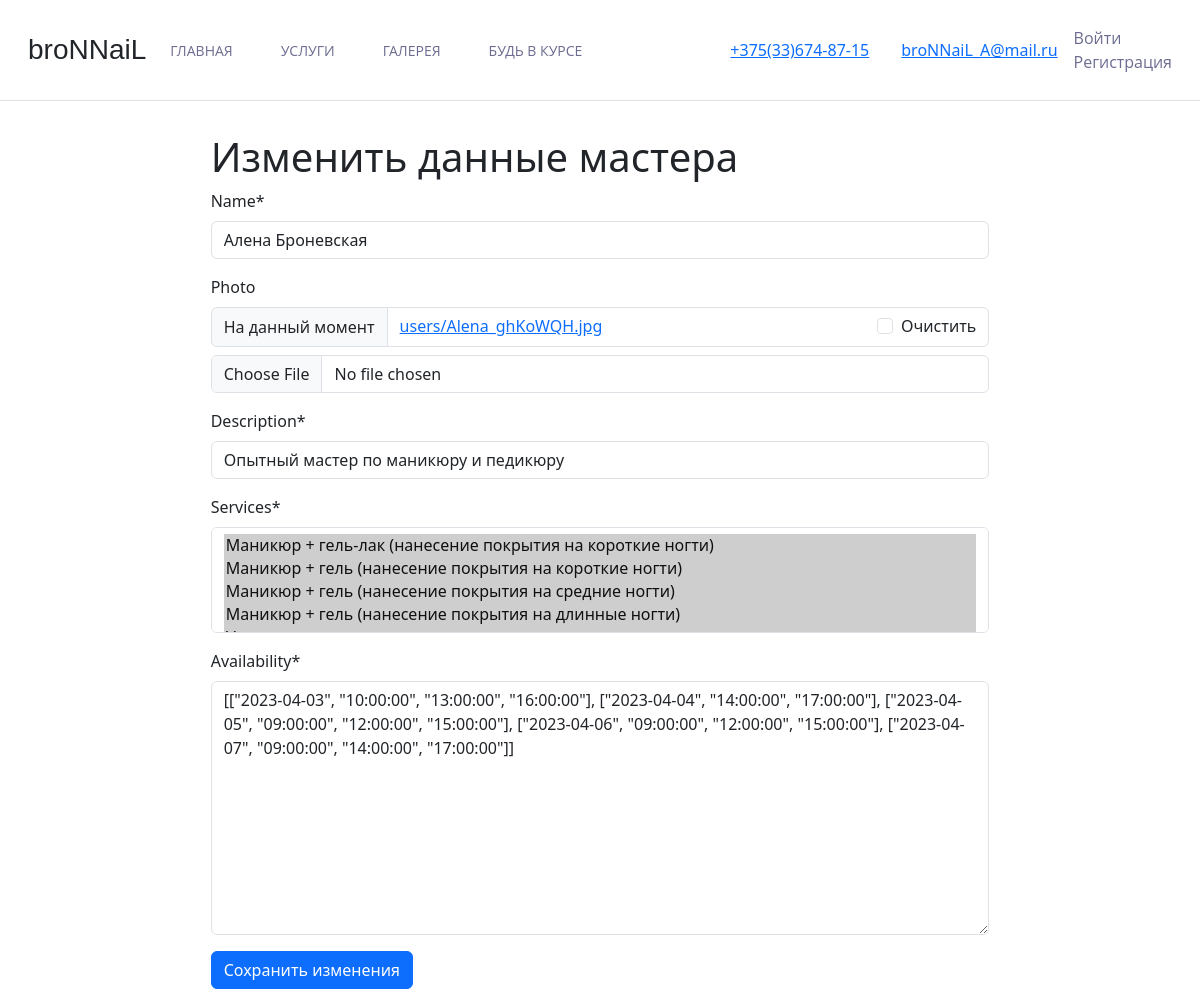
Page /appointments/services/1/masters/2/update/ on the committed database.
### appointments/models.py (models this page shows, shortened)
class Master(models.Model):
    name = models.CharField(max_length=150)
    photo = models.ImageField(upload_to='users/', default='users/profile_placeholder.jpg', blank=True)
    user = models.ForeignKey('accounts.CustomUser', on_delete=models.CASCADE)
    services = models.ManyToManyField(Service)
    availability = models.JSONField(default=list)
    description = models.CharField(max_length=255, default='Мастер по маникюру и педикюру')
    schedule = models.FileField(upload_to='schedules/', blank=True)

class Service(models.Model):
    name = models.CharField(max_length=150)
    price = models.IntegerField()
    duration = models.DurationField(default=0)
    def __str__(self):
        return self.name

### appointments/views.py (the view, shortened to what this page needs)
# urls.py: path('services/<int:service_id>/masters/<int:pk>/update/', MasterUpdateView.as_view(), name='master_update'),
class MasterUpdateView(UpdateView):
    model = Master
    form_class = MasterForm
    template_name = 'master_update.html'
    success_url = reverse_lazy('master_list')
    def get_object(self):
        return get_object_or_404(Master, pk=self.kwargs['pk'])

### appointments/forms.py
class MasterForm(forms.ModelForm):
    pass
    class Meta:
        model = Master
        fields = ['name', 'photo', 'description', 'services', 'availability']

### templates/master_update.html (shortened to what this page needs)
{% extends "base.html" %}
{% load crispy_forms_tags %}
{% load static %}
{% block content %}
<div class="col-8" style="margin: 0 auto;">
    <h1>Изменить данные мастера</h1>
    <form action="" method="post" enctype="multipart/form-data">
        {{ form|crispy }}
        <button class="btn btn-primary" type="submit">Сохранить изменения</button>
    </form>
</div>
{% endblock content %}

### rows in the picture
Master: name "Алена Броневская", description "Опытный мастер по маникюру и педикюру", availability "[[\"2023-04-03\", \"10:00:00\", \"13:00:00\", \"16:00:00\"], [\"2023-04-04\", \"14:00:00\", \"17:00:00\"], [\"2023-04-05\", \"09:00:00\", \"12:00:00\", \"15:00:00\"], [\"2023-04-06\", \"09:00:00\", \"12:00:00\", \"15:00:00\"], [\"2023-04-07\", \"09:00:00\", \"14:00:00\", \"17:00:00\"]]"
